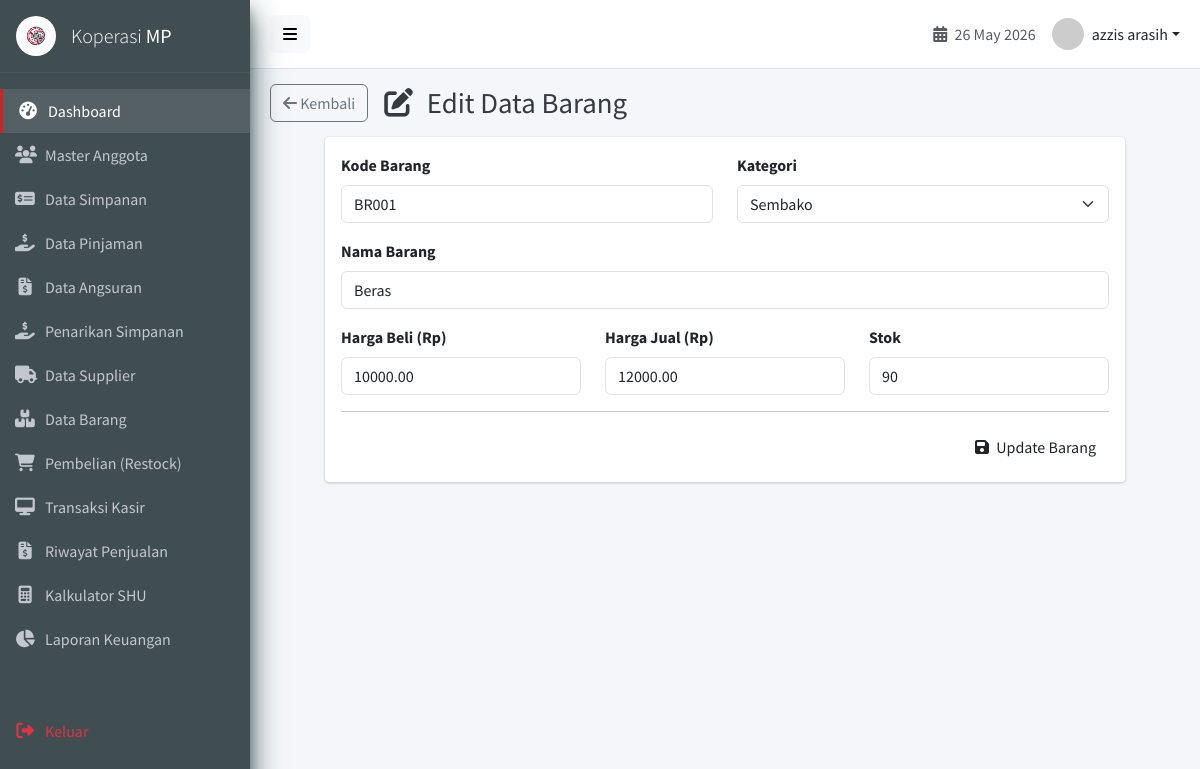
The page /barang_edit.php?id=1 (signed in) on the database its author committed.
### tables this page shows
CREATE TABLE `barang` (
  `id_barang` int(11) NOT NULL AUTO_INCREMENT,
  `kode_barang` varchar(50) DEFAULT NULL,
  `nama_barang` varchar(100) DEFAULT NULL,
  `id_kategori` int(11) DEFAULT NULL,
  `harga_beli` decimal(15,2) DEFAULT NULL CHECK (`harga_beli` >= 0),
  `harga_jual` decimal(15,2) DEFAULT NULL CHECK (`harga_jual` >= 0),
  `stok` int(11) DEFAULT 0 CHECK (`stok` >= 0),
  `created_at` timestamp NOT NULL DEFAULT current_timestamp(),
  PRIMARY KEY (`id_barang`),
  UNIQUE KEY `kode_barang` (`kode_barang`),
  KEY `id_kategori` (`id_kategori`),
  KEY `idx_barang_nama` (`nama_barang`),
  CONSTRAINT `barang_ibfk_1` FOREIGN KEY (`id_kategori`) REFERENCES `kategori_barang` (`id_kategori`) ON DELETE SET NULL ON UPDATE CASCADE
);

CREATE TABLE `kategori_barang` (
  `id_kategori` int(11) NOT NULL AUTO_INCREMENT,
  `nama_kategori` varchar(100) DEFAULT NULL,
  PRIMARY KEY (`id_kategori`),
  UNIQUE KEY `nama_kategori` (`nama_kategori`)
);

### barang_edit.php (the view, shortened to what this page needs)
<?php
require_once 'config/database.php';
$id = intval($_GET['id']);
$query = $conn->query("SELECT * FROM barang WHERE id_barang = $id");
$barang = $query->fetch_assoc();
$kategori_query = $conn->query("SELECT * FROM kategori_barang ORDER BY nama_kategori ASC");
include 'views/layouts/header.php';
?>
<div class="content-header">
    <div class="d-flex align-items-center">
        <a href="barang.php" class="btn btn-outline-secondary me-3"><i class="fas fa-arrow-left"></i> Kembali</a>
        <h1 class="m-0"><i class="fas fa-edit me-2"></i> Edit Data Barang</h1>
    </div>
</div>
<section class="content">
    <div class="card" style="max-width: 800px; margin: 0 auto;">
        <div class="card-body">
            <form action="barang_proses.php?action=edit" method="POST">
                <div class="row mb-3">
                    <div class="col-md-6">
                        <label class="form-label fw-bold">Kode Barang</label>
                        <input type="text" name="kode_barang" class="form-control" value="<?php echo htmlspecialchars($barang['kode_barang']); ?>" required>
                    </div>
                    <div class="col-md-6">
                        <label class="form-label fw-bold">Kategori</label>
                        <select name="id_kategori" class="form-select" required>
                            <?php while($k = $kategori_query->fetch_assoc()): ?>
                            <option value="<?php echo $k['id_kategori']; ?>" <?php echo $k['id_kategori'] == $barang['id_kategori'] ? 'selected' : ''; ?>>
                                <?php echo htmlspecialchars($k['nama_kategori']); ?>
                            </option>
                            <?php endwhile; ?>
                        </select>
                    </div>
                </div>
                <div class="mb-3">
                    <label class="form-label fw-bold">Nama Barang</label>
                    <input type="text" name="nama_barang" class="form-control" value="<?php echo htmlspecialchars($barang['nama_barang']); ?>" required>
                </div>
                <div class="row mb-3">
                    <div class="col-md-4">
                        <label class="form-label fw-bold">Harga Beli (Rp)</label>
                        <input type="number" name="harga_beli" class="form-control" min="0" value="<?php echo $barang['harga_beli']; ?>" required>
                    </div>
                    <div class="col-md-4">
                        <label class="form-label fw-bold">Harga Jual (Rp)</label>
                        <input type="number" name="harga_jual" class="form-control" min="0" value="<?php echo $barang['harga_jual']; ?>" required>
                    </div>
                    <div class="col-md-4">
                        <label class="form-label fw-bold">Stok</label>
                        <input type="number" name="stok" class="form-control" min="0" value="<?php echo $barang['stok']; ?>" required>
                    </div>
                </div>
                <hr>
                <div class="d-flex justify-content-end">
                    <button type="submit" class="btn btn-crimson"><i class="fas fa-save me-1"></i> Update Barang</button>
                </div>
            </form>
        </div>
    </div>
</section>
<?php include 'views/layouts/footer.php'; ?>

### assets/css/style.css (style rules this page uses)
:root { --primary-color: #404e51; --accent-red: #C62828; --accent-red-hover: #b71c1c; --bg-color: #f4f6f9; --text-main: #333333; --sidebar-text: #c2c7d0; --border-color: #dee2e6; }
body { font-family: 'Source Sans Pro', sans-serif; background-color: var(--bg-color); color: var(--text-main); margin: 0; overflow-x: hidden; }
.content-header { padding: 15px 20px; }
.content-header h1 { font-size: 1.8rem; margin: 0; color: #343a40; font-weight: 400; }
.content { padding: 0 20px 20px 20px; }
.card { box-shadow: 0 0 1px rgba(0, 0, 0, .125), 0 1px 3px rgba(0, 0, 0, .2); border: 0 solid rgba(0, 0, 0, .125); border-radius: .25rem; background-color: #fff; }
.btn { transition: all 0.3s ease; position: relative; overflow: hidden; }

### rows shown on the page
barang: kode_barang "BR001", id_kategori "Sembako", nama_barang "Beras", harga_beli "10000.00", harga_jual "12000.00", stok "90"

### other values the page prints
$_SESSION['nama'] "azzis arasih"
